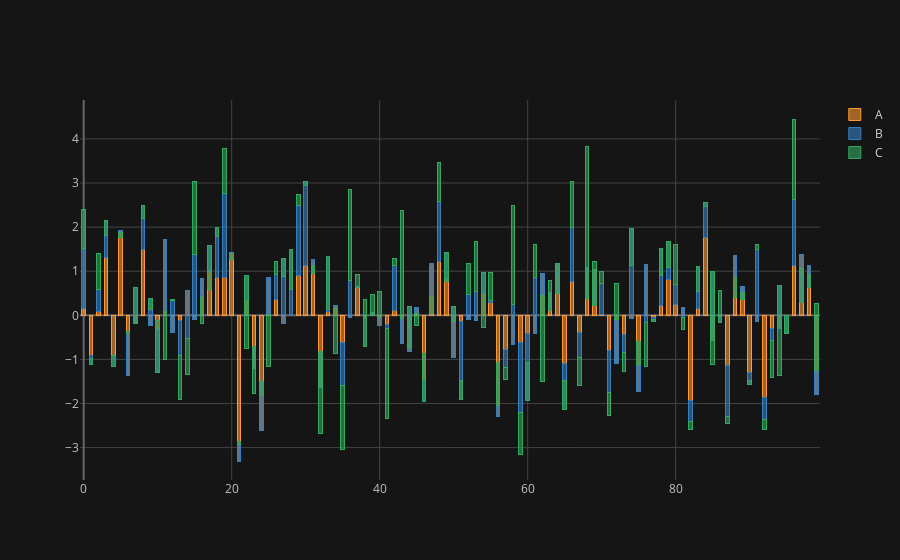

Here is the notebook cell this chart was saved with:
### Code cell
cf.set_config_file(theme='solar')
df.iplot(kind='bar',bargap=0.5,barmode='stack')
